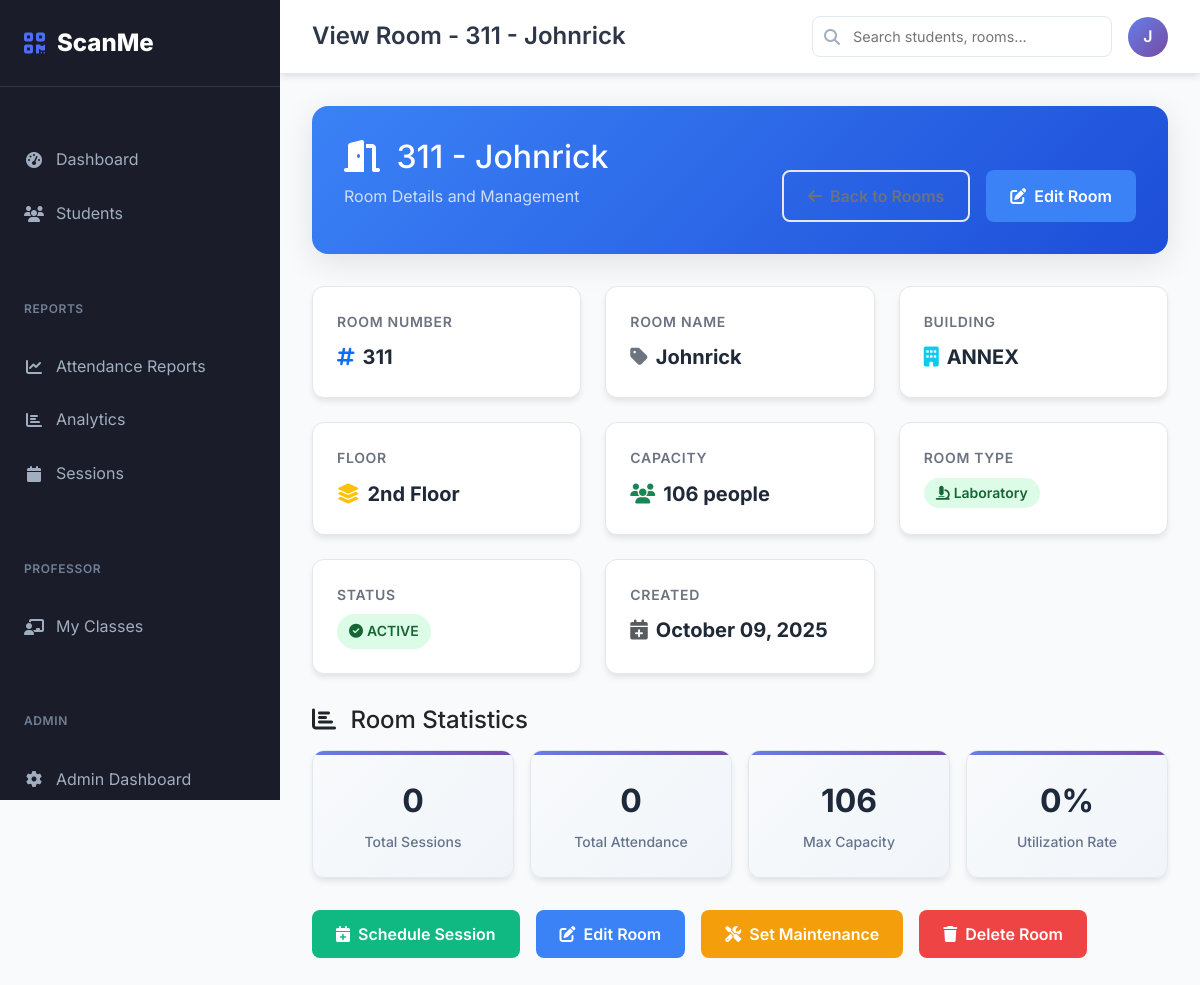
/admin/rooms/1/view (signed in), run on the app's committed database.
### app/models/room_model.py (models this page shows, shortened)
class Room(db.Model):
    __tablename__ = 'rooms'
    id = db.Column(db.Integer, primary_key=True)
    room_number = db.Column(db.String(20), unique=True, nullable=False, index=True)
    room_name = db.Column(db.String(100), nullable=True)
    building = db.Column(db.String(50), nullable=False)
    floor = db.Column(db.Integer, nullable=False)
    capacity = db.Column(db.Integer, nullable=False, default=30)
    room_type = db.Column(db.String(30), nullable=False, default='classroom')  # classroom, laboratory, auditorium
    equipment = db.Column(db.Text)  # JSON string of available equipment
    description = db.Column(db.Text)
    is_active = db.Column(db.Boolean, default=True, nullable=False)
    created_at = db.Column(db.DateTime, default=datetime.utcnow)
    updated_at = db.Column(db.DateTime, default=datetime.utcnow, onupdate=datetime.utcnow)
    attendance_records = db.relationship('AttendanceRecord', backref='room', lazy=True, cascade='all, delete-orphan')
    sessions = db.relationship('AttendanceSession', backref='room', lazy=True, cascade='all, delete-orphan')
    def get_full_name(self):
        if self.room_name:
            return f"{self.room_number} - {self.room_name}"
        return self.room_number

### app/models/user_model.py (models this page shows, shortened)
class User(UserMixin, db.Model):
    __tablename__ = 'users'
    id = db.Column(db.Integer, primary_key=True)
    username = db.Column(db.String(80), unique=True, nullable=False, index=True)
    email = db.Column(db.String(120), unique=True, nullable=False, index=True)
    password = db.Column(db.String(255), nullable=False)
    role = db.Column(db.String(20), nullable=False, default='student')  # admin, student, professor
    is_active = db.Column(db.Boolean, default=True, nullable=False)
    created_at = db.Column(db.DateTime, default=datetime.utcnow)
    last_login = db.Column(db.DateTime)
    attendance_records = db.relationship('AttendanceRecord', backref='scanned_by_user', lazy=True,
                                       foreign_keys='AttendanceRecord.scanned_by')
    time_in_records = db.relationship('AttendanceRecord', backref='time_in_scanned_by_user', lazy=True,
                                    foreign_keys='AttendanceRecord.time_in_scanned_by')
    time_out_records = db.relationship('AttendanceRecord', backref='time_out_scanned_by_user', lazy=True,
                                     foreign_keys='AttendanceRecord.time_out_scanned_by')
    def is_admin(self):
        return self.role == 'admin'
    def is_professor(self):
        return self.role == 'professor'
    def can_manage_students(self):
        return self.role in ['admin', 'professor']
    def can_view_reports(self):
        return self.role in ['admin', 'professor']
    def get_display_name(self):
        return self.username.title()

### app/routes/admin_routes.py (the view)
@admin_bp.route('/rooms/<int:id>/view')
@login_required
@requires_admin
def view_room(id):
    try:
        room = Room.query.get_or_404(id)
        modal = request.args.get('modal') == '1'
        parent_template = 'modal_base.html' if modal else 'dashboard_base.html'
        return render_template('admin/view_room.html', room=room, modal=modal, parent_template=parent_template)
    except Exception as e:
        flash(f'Error loading room details: {str(e)}', 'error')
        return redirect(url_for('admin.manage_rooms'))

### app/templates/admin/view_room.html (shortened to what this page needs)
{% extends parent_template|default("dashboard_base.html") %}
{% block page_title %}View Room - {{ room.get_full_name() }}{% endblock %}
{% block content %}
{% if not modal %}
<div class="room-detail-header">
    <div class="d-flex justify-content-between align-items-start">
        <div>
            <h2 class="mb-2">
                <i class="fas fa-door-open me-2"></i>
                {{ room.get_full_name() }}
            </h2>
            <p class="mb-0 opacity-75">Room Details and Management</p>
        </div>
        <div class="action-buttons">
            <a href="{{ url_for('admin.manage_rooms') }}" class="btn btn-outline">
                <i class="fas fa-arrow-left"></i> Back to Rooms
            </a>
            <a href="{{ url_for('admin.edit_room', id=room.id) }}" class="btn btn-primary">
                <i class="fas fa-edit"></i> Edit Room
            </a>
        </div>
    </div>
</div>
{% endif %}
<div class="room-info-grid">
    <div class="info-card">
        <div class="info-label">Room Number</div>
        <div class="info-value">
            <i class="fas fa-hashtag text-primary"></i>
            {{ room.room_number }}
        </div>
    </div>
    <div class="info-card">
        <div class="info-label">Room Name</div>
        <div class="info-value">
            <i class="fas fa-tag text-secondary"></i>
            {{ room.room_name if room.room_name else 'Not specified' }}
        </div>
    </div>
    <div class="info-card">
        <div class="info-label">Building</div>
        <div class="info-value">
            <i class="fas fa-building text-info"></i>
            {{ room.building }}
        </div>
    </div>
    <div class="info-card">
        <div class="info-label">Floor</div>
        <div class="info-value">
            <i class="fas fa-layer-group text-warning"></i>
            {% if room.floor == 0 %}
                Ground Floor
            {% elif room.floor == 1 %}
                1st Floor
            {% elif room.floor == 2 %}
                2nd Floor
            {% elif room.floor == 3 %}
                3rd Floor
            {% else %}
                {{ room.floor }}th Floor
            {% endif %}
        </div>
    </div>
    <div class="info-card">
        <div class="info-label">Capacity</div>
        <div class="info-value">
            <i class="fas fa-users text-success"></i>
            {{ room.capacity }} people
        </div>
    </div>
    <div class="info-card">
        <div class="info-label">Room Type</div>
        <div class="info-value">
            <span class="room-type-badge type-{{ room.room_type }}">
                {% if room.room_type == 'classroom' %}
                    <i class="fas fa-chalkboard-teacher me-1"></i>Classroom
                {% elif room.room_type == 'laboratory' %}
                    <i class="fas fa-microscope me-1"></i>Laboratory
                {% elif room.room_type == 'auditorium' %}
                    <i class="fas fa-theater-masks me-1"></i>Auditorium
                {% else %}
                    <i class="fas fa-door-open me-1"></i>{{ room.room_type.title() }}
                {% endif %}
            </span>
        </div>
    </div>
    <div class="info-card">
        <div class="info-label">Status</div>
        <div class="info-value">
            {% if room.is_active %}
                <span class="status-badge status-active">
                    <i class="fas fa-check-circle me-1"></i>Active
                </span>
            {% else %}
                <span class="status-badge status-maintenance">
                    <i class="fas fa-tools me-1"></i>Maintenance
                </span>
            {% endif %}
        </div>
    </div>
    <div class="info-card">
        <div class="info-label">Created</div>
        <div class="info-value">
            <i class="fas fa-calendar-plus text-muted"></i>
            {{ room.created_at.strftime('%B %d, %Y') if room.created_at else 'Unknown' }}
        </div>
    </div>
</div>
<div class="stats-section">
    <div class="d-flex justify-content-between align-items-center mb-3">
        <h4 class="mb-0">
            <i class="fas fa-chart-bar me-2"></i>
            Room Statistics
        </h4>
    </div>
    <div class="stats-grid">
        <div class="stat-card">
            <span class="stat-number">0</span>
            <div class="stat-label">Total Sessions</div>
        </div>
        <div class="stat-card">
            <span class="stat-number">0</span>
            <div class="stat-label">Total Attendance</div>
        </div>
        <div class="stat-card">
            <span class="stat-number">{{ room.capacity }}</span>
            <div class="stat-label">Max Capacity</div>
        </div>
        <div class="stat-card">
            <span class="stat-number">0%</span>
            <div class="stat-label">Utilization Rate</div>
        </div>
    </div>
</div>
{% if not modal %}
<div class="action-buttons">
    <a href="{{ url_for('schedule.add_session') }}?room_id={{ room.id }}" class="btn btn-success">
        <i class="fas fa-calendar-plus"></i> Schedule Session
    </a>
    <a href="{{ url_for('admin.edit_room', id=room.id) }}" class="btn btn-primary">
        <i class="fas fa-edit"></i> Edit Room
    </a>
    {% if room.is_active %}
        <button onclick="setMaintenance({{ room.id }}, {{ room.get_full_name() | tojson | forceescape }})"
                class="btn btn-warning">
            <i class="fas fa-tools"></i> Set Maintenance
        </button>
    {% else %}
        <button onclick="setActive({{ room.id }}, {{ room.get_full_name() | tojson | forceescape }})"
                class="btn btn-success">
            <i class="fas fa-check-circle"></i> Activate
        </button>
    {% endif %}
    <button onclick="confirmDelete({{ room.id }}, {{ room.get_full_name() | tojson | forceescape }})"
            class="btn btn-danger">
        <i class="fas fa-trash"></i> Delete Room
    </button>
</div>
{% endif %}
{% endblock %}

### app/templates/dashboard_base.html (shortened to what this page needs)
<!DOCTYPE html>
<html lang="en">
<head>
    <link href="https://cdn.jsdelivr.net/npm/bootstrap@5.3.3/dist/css/bootstrap.min.css" rel="stylesheet">
    <script src="https://cdn.tailwindcss.com"></script>
    <link rel="stylesheet" href="https://cdnjs.cloudflare.com/ajax/libs/font-awesome/6.6.0/css/all.min.css">
</head>
<body>
    <nav class="sidebar" id="sidebar">
        <a href="{{ url_for('main.index') }}" class="sidebar-brand">
            <i class="fas fa-qrcode"></i>
            ScanMe
        </a>
        <div class="nav-group">
            <ul class="sidebar-nav">
                <li class="nav-item">
                    <a href="{{ url_for('main.dashboard') }}" class="nav-link {{ 'active' if request.endpoint == 'main.dashboard' }}">
                        <i class="fas fa-tachometer-alt"></i>
                        Dashboard
                    </a>
                </li>
                {% if current_user.can_manage_students() %}
                <li class="nav-item">
                    <a href="{{ url_for('students.list_students') }}" class="nav-link {{ 'active' if 'students' in request.endpoint }}">
                        <i class="fas fa-users"></i>
                        Students
                    </a>
                </li>
                {% endif %}
            </ul>
        </div>
        {% if current_user.can_view_reports() %}
        <div class="nav-group">
            <div class="nav-group-title">Reports</div>
            <ul class="sidebar-nav">
                <li class="nav-item">
                    <a href="{{ url_for('attendance.reports') }}" class="nav-link {{ 'active' if request.endpoint == 'attendance.reports' }}">
                        <i class="fas fa-chart-line"></i>
                        Attendance Reports
                    </a>
                </li>
                <li class="nav-item">
                    <a href="{{ url_for('attendance.analytics') }}" class="nav-link {{ 'active' if request.endpoint == 'attendance.analytics' }}">
                        <i class="fas fa-chart-bar"></i>
                        Analytics
                    </a>
                </li>
                <li class="nav-item">
                    <a href="{{ url_for('attendance.manage_sessions') }}" class="nav-link {{ 'active' if request.endpoint == 'attendance.manage_sessions' }}">
                        <i class="fas fa-calendar"></i>
                        Sessions
                    </a>
                </li>
            </ul>
        </div>
        {% endif %}
        {% if current_user.is_professor() or current_user.is_admin() %}
        <div class="nav-group">
            <div class="nav-group-title">Professor</div>
            <ul class="sidebar-nav">
                <li class="nav-item">
                    <a href="{{ url_for('professor.dashboard') }}" class="nav-link {{ 'active' if request.endpoint == 'professor.dashboard' }}">
                        <i class="fas fa-chalkboard-teacher"></i>
                        My Classes
                    </a>
                </li>
            </ul>
        </div>
        {% endif %}
        {% if current_user.is_admin() %}
        <div class="nav-group">
            <div class="nav-group-title">Admin</div>
            <ul class="sidebar-nav">
                <li class="nav-item">
                    <a href="{{ url_for('admin.dashboard') }}" class="nav-link {{ 'active' if request.endpoint == 'admin.dashboard' }}">
                        <i class="fas fa-cog"></i>
                        Admin Dashboard
                    </a>
                </li>
            </ul>
        </div>
        {% endif %}
    </nav>
    <main class="main-content">
        <header class="topbar">
            <div class="d-flex align-items-center">
                <h1 class="page-title">{% block page_title %}Dashboard{% endblock %}</h1>
            </div>
            <div class="topbar-actions">
                <div class="search-box">
                    <i class="fas fa-search"></i>
                    <input type="text" placeholder="Search students, rooms..." id="globalSearch">
                </div>
                <div class="user-dropdown dropdown">
                    <div class="user-avatar" data-bs-toggle="dropdown" aria-expanded="false">
                        {{ current_user.username[0].upper() }}
                    </div>
                </div>
            </div>
        </header>
        <div class="content-area">
            {% block content %}{% endblock %}
        </div>
    </main>
</body>
</html>

### data on the page
Room: get_full_name "311 - Johnrick", room_number "311", room_name "Johnrick", building "ANNEX", capacity "106", created_at "October 09, 2025"
User: username "J"
